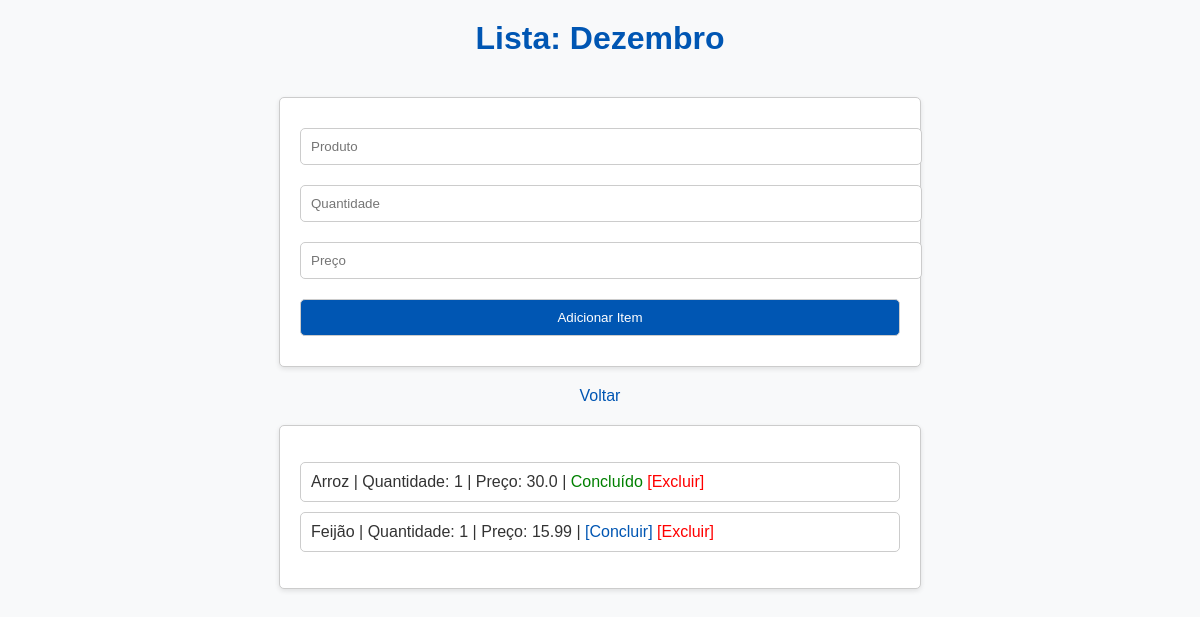
The app's page /lista/1 with its own data.
### tables this page shows
CREATE TABLE listas (
        id INTEGER PRIMARY KEY AUTOINCREMENT,
        nome TEXT NOT NULL
    );

CREATE TABLE itens (
        id INTEGER PRIMARY KEY AUTOINCREMENT,
        lista_id INTEGER NOT NULL,
        produto TEXT NOT NULL,
        quantidade INTEGER NOT NULL,
        preco REAL NOT NULL,
        concluido INTEGER DEFAULT 0,
        FOREIGN KEY (lista_id) REFERENCES listas (id)
    );

### App.py (the view)
@app.route("/lista/<int:lista_id>")
def visualizar_lista(lista_id):
    conn = sqlite3.connect("lista_compras.db")
    cursor = conn.cursor()
    cursor.execute("SELECT * FROM listas WHERE id = ?", (lista_id,))
    lista = cursor.fetchone()
    cursor.execute("SELECT * FROM itens WHERE lista_id = ?", (lista_id,))
    itens = cursor.fetchall()
    conn.close()
    return render_template("lista.html", lista=lista, itens=itens)

### templates/lista.html (shortened to what this page needs)
<!DOCTYPE html>
<html lang="en">
<head>
    <link rel="stylesheet" href="/static/style.css">
</head>
<body>
    <div class="app">
        <div class="form">
            <h1>Lista: {{ lista[1] }}</h1>
            <form action="/adicionar_item/{{ lista[0] }}" method="POST">
                <input type="text" name="produto" placeholder="Produto" required>
                <input type="number" name="quantidade" placeholder="Quantidade" required>
                <input type="number" step="0.01" name="preco" placeholder="Preço" required>
                <button type="submit">Adicionar Item</button>
            </form>
            <a href="/">Voltar</a>
        </div>
        <div class="iten">
            <ul>
                {% for item in itens %}
                    <li>
                        {{ item[2] }} | Quantidade: {{ item[3] }} | Preço: {{ item[4] }} |
                        {% if item[5] %}
                            <span style="color: green;">Concluído</span>
                        {% else %}
                            <a href="/concluir_item/{{ item[0] }}/{{ lista[0] }}">[Concluir]</a>
                        {% endif %}
                        <a href="/excluir_item/{{ item[0] }}/{{ lista[0] }}" style="color: red;">[Excluir]</a>
                    </li>
                {% endfor %}
            </ul>
        </div>
    </div>
</body>
</html>

### static/style.css (style rules this page uses)
body { font-family: Arial, sans-serif; margin: 0; padding: 0; background-color: #f8f9fa; color: #333; }
h1 { text-align: center; margin: 20px 0; color: #0056b3; }
a { color: #0056b3; text-decoration: none; }
.form { display: flex; flex-direction: column; align-items: center; }
form { width: 600px; margin: 20px auto; padding: 20px; background: white; border: 1px solid #ccc; border-radius: 5px; box-shadow: 0 2px 5px rgba(0, 0, 0, 0.1); }
input, button { width: 100%; padding: 10px; margin: 10px 0; border: 1px solid #ccc; border-radius: 5px; }
button { background-color: #0056b3; color: white; cursor: pointer; }
ul { list-style-type: none; padding: 0; }
li { margin: 10px 0; padding: 10px; background: white; border: 1px solid #ccc; border-radius: 5px; }
.iten { max-width: 600px; margin: 20px auto; padding: 20px; background: white; border: 1px solid #ccc; border-radius: 5px; box-shadow: 0 2px 5px rgba(0, 0, 0, 0.1); }

### records on screen
listas: nome "Dezembro"
itens: produto "Arroz", quantidade "1", preco "30.0", concluido "Concluído"
itens: produto "Feijão", quantidade "1", preco "15.99"
